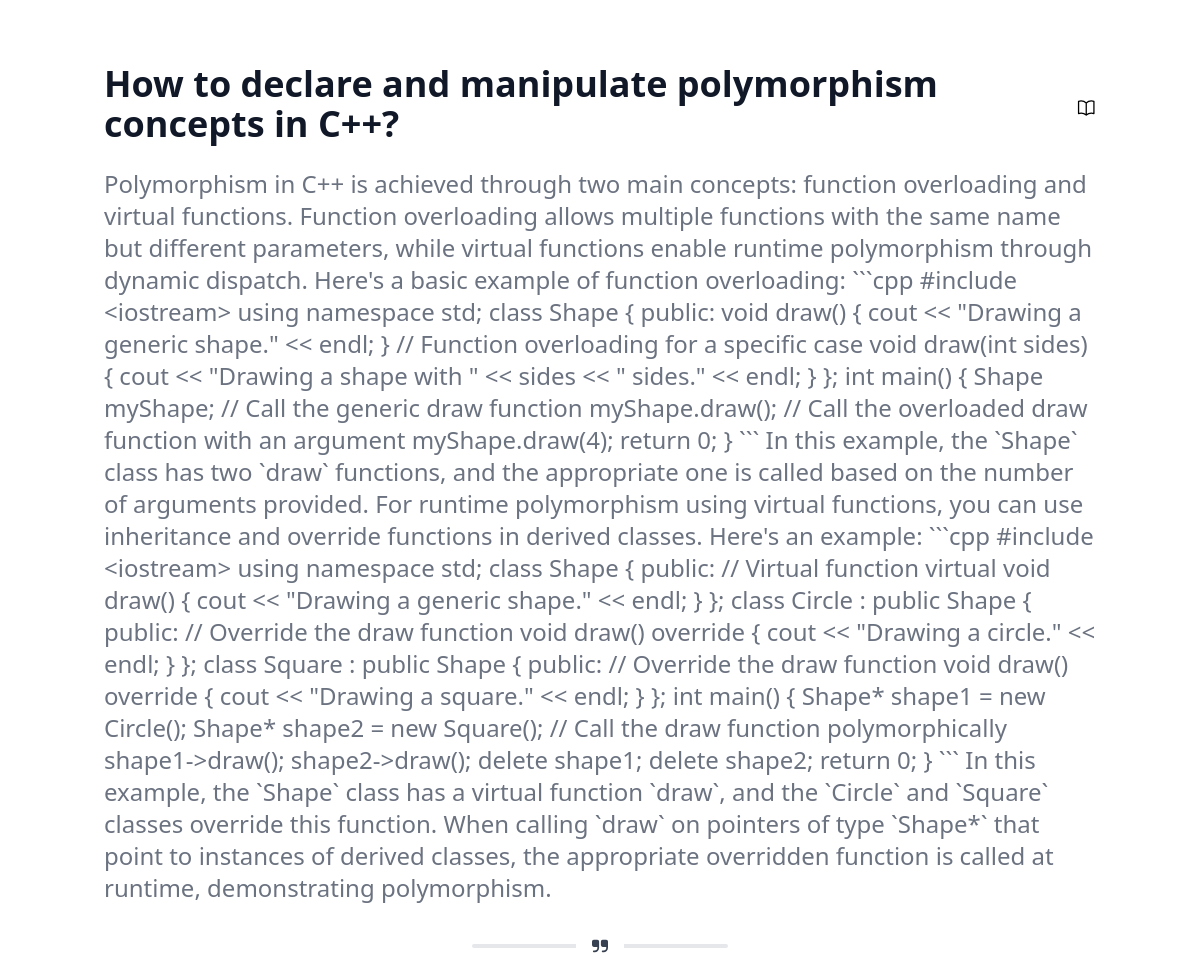
Page /lesson/3/ on the committed database.
### lms_app/models.py (models this page shows, shortened)
class Lesson(models.Model):
    title = models.CharField(max_length=100)
    content = models.TextField(default="")
    course = models.ForeignKey(Course, on_delete=models.CASCADE)

### lms_app/views.py (the view)
# urls.py: path('lesson/<int:lesson_id>/', views.lesson_detail, name='lesson_detail'),
def lesson_detail(request, lesson_id):
    lesson = get_object_or_404(Lesson, pk=lesson_id)
    return render(request, 'lesson_detail.html', {'lesson': lesson})

### lms_app/templates/lesson_detail.html (shortened to what this page needs)
{% extends 'Layout.html' %}
{% block content %}
<div class="container mx-auto pt-[4rem] p-4 rounded-md">
            <div class="flex flex-row justify-between items-center mb-4">
                <div class="flex items-center mb-2">
                    <h3 class="text-4xl font-bold text-gray-900">{{ lesson.title }}</h3>
                </div>
            </div>
            <p class="text-gray-500 text-2xl">{{ lesson.content }}</p>
            <div class="inline-flex items-center mt-8 justify-center w-full">
                <div class="absolute px-4 -translate-x-1/2 bg-white left-1/2 dark:bg-gray-900">
                </div>
            </div>
</div>
{% endblock %}

### lms_app/templates/Layout.html (style rules this page uses)
* { margin: 0; padding: 0; box-sizing: border-box; }

### rows in the picture
Lesson: title "How to declare and manipulate polymorphism concepts in C++?", content "Polymorphism in C++ is achieved through two main concepts: function overloading and virtual functions. Function overloading allows multiple functions with the same name but different parameters, while virtual functions enable runtime polymorphism through dynamic dispatch. Here's a basic example of function overloading: ```cpp #include <iostream> using namespace std; class Shape { public: void draw() { cout << \"Drawing a generic shape.\" << endl; } // Function overloading for a specific case void draw(int sides) { cout << \"Drawing a shape with \" << sides << \" sides.\" << endl; } }; int main() { Shape myShape; // Call the generic draw function myShape.draw(); // Call the overloaded draw…"
